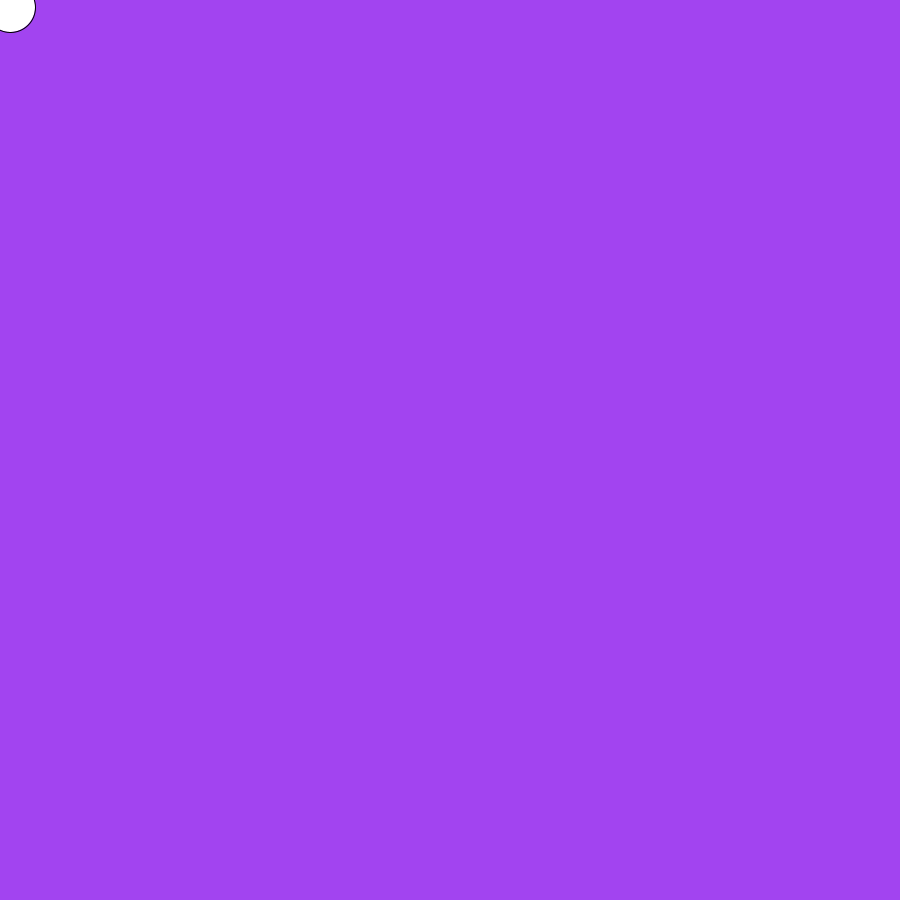
Frame 1 (no input)
Frame 60 (the mouse pressed at the canvas centre just before this capture): identical to frame 1, image omitted
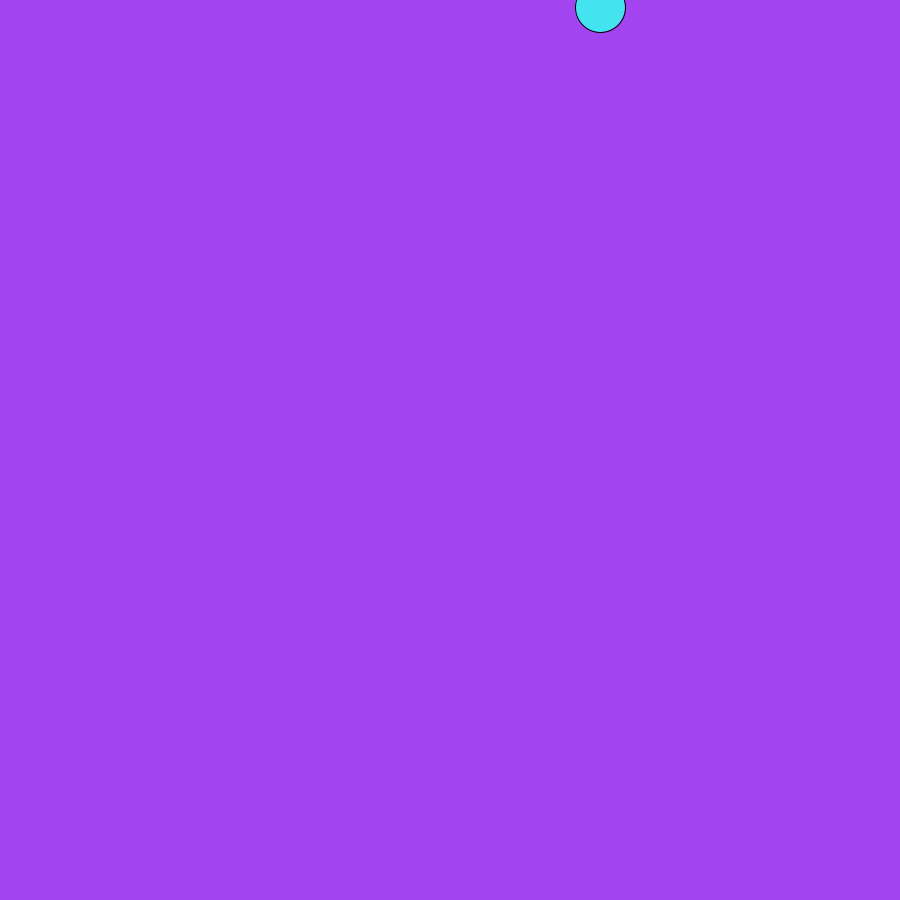
Frame 120 (the mouse held since frame 60 and released just before this capture)

The Processing sketch that drew these frames (run headless with seeded random() and noise(); from frame 60 on, the mouse is pressed at the canvas centre):

// Processing sketch: sketch_170110b
// ── sketch_170110b.pde
int dust=10;
void setup( ){
size(900,900);
  
  
  
  
  
  
  
  
  
  
  
  
  
  
}
  
  
void draw( ){
  background(162,68,240);
print("hello!");  
ellipse(dust,7,50,50);
if(mousePressed){
 fill(68,227,240);
dust=dust+10;















}

}
